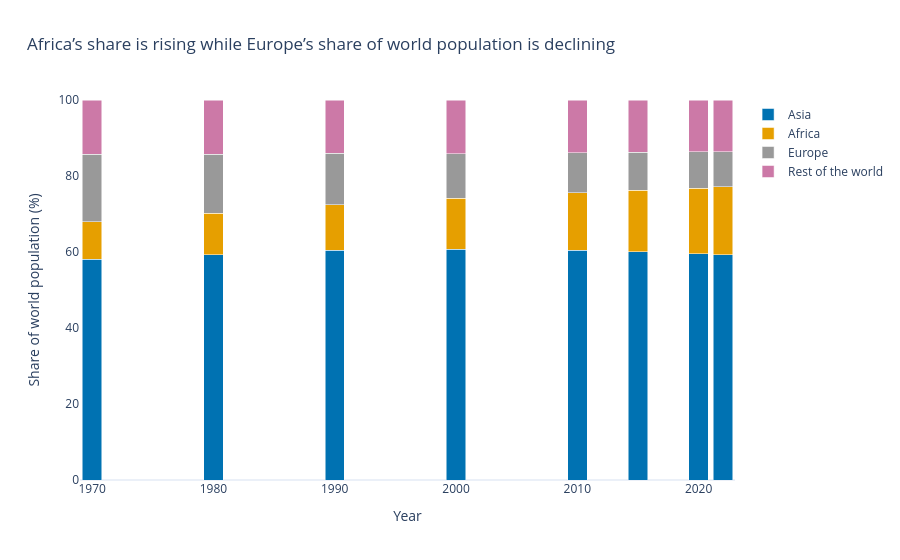

This figure's notebook cell:
### Markdown cell above
**Chart choice & justification:** *Which chart did you choose, and why? Justify design choices.

*YOUR ANSWER HERE*

A 100% stacked bar chart is appropriate because the question concerns changes in proportions rather than absolute population. Each bar represents 100% of the world population in a given year, making it easy to compare the changing shares of Africa, Asia, Europe and the rest of the world.

### Code cell
# Q7 — World population shares by continent over time

# Group the three remaining continents
df_long['Region Group'] = np.where(
    df_long['Continent'].isin(['Africa', 'Asia', 'Europe']),
    df_long['Continent'],
    'Rest of the world'
)

# Aggregate population by year and region
shares = (
    df_long.groupby(['Year', 'Region Group'])['Population']
    .sum()
    .reset_index()
)

# Calculate world population share
shares['World Share (%)'] = (
    shares['Population']
    / shares.groupby('Year')['Population'].transform('sum')
    * 100
)

# Set order of categories
region_order = [
    'Asia',
    'Africa',
    'Europe',
    'Rest of the world'
]

shares['Region Group'] = pd.Categorical(
    shares['Region Group'],
    categories=region_order,
    ordered=True
)

shares = shares.sort_values(['Year', 'Region Group'])

# Calculate change in share between 1970 and 2022
share_comparison = shares.pivot(
    index='Region Group',
    columns='Year',
    values='World Share (%)'
)

share_comparison['Change (percentage points)'] = (
    share_comparison[2022] - share_comparison[1970]
)

print("Change in world population share (1970–2022):")
print(share_comparison[[1970, 2022, 'Change (percentage points)']].round(2))

fig = px.bar(
    shares,
    x='Year',
    y='World Share (%)',
    color='Region Group',
    barmode='stack',
    title='Africa’s share is rising while Europe’s share of world population is declining',
    category_orders={'Region Group': region_order},
    color_discrete_map={
        'Asia': '#0072B2',
        'Africa': '#E69F00',
        'Europe': '#999999',
        'Rest of the world': '#CC79A7'
    },
    labels={
        'Year': 'Year',
        'World Share (%)': 'Share of world population (%)',
        'Region Group': ''
    },
    template='plotly_white'
)

fig.update_layout(
    title_x=0.03,
    legend_title_text='',
    yaxis_range=[0, 100],
    xaxis_showgrid=False,
    yaxis_showgrid=False,
    hovermode='x unified'
)

fig.update_traces(
    marker=dict(line=dict(width=0.5, color='white'))
)

fig.show()

### Figure 1 — Plotly figure (JSON) as saved in the notebook; plotly's stock layout.template omitted (floating-point values rounded to 4 significant figures)
{"data": [{"hovertemplate": "=Asia<br>Year=%{x}<br>Share of world population (%)=%{y}<extra></extra>", "legendgroup": "Asia", "marker": {"color": "#0072B2", "line": {"color": "white", "width": 0.5}, "pattern": {"shape": ""}}, "name": "Asia", "orientation": "v", "showlegend": true, "textposition": "auto", "type": "bar", "x": [1970, 1980, 1990, 2000, 2010, 2015, 2020, 2022], "xaxis": "x", "y": [58.06, 59.32, 60.41, 60.76, 60.43, 60.05, 59.48, 59.21], "yaxis": "y"}, {"hovertemplate": "=Africa<br>Year=%{x}<br>Share of world population (%)=%{y}<extra></extra>", "legendgroup": "Africa", "marker": {"color": "#E69F00", "line": {"color": "white", "width": 0.5}, "pattern": {"shape": ""}}, "name": "Africa", "orientation": "v", "showlegend": true, "textposition": "auto", "type": "bar", "x": [1970, 1980, 1990, 2000, 2010, 2015, 2020, 2022], "xaxis": "x", "y": [9.893, 10.84, 12.01, 13.32, 15.11, 16.18, 17.36, 17.89], "yaxis": "y"}, {"hovertemplate": "=Europe<br>Year=%{x}<br>Share of world population (%)=%{y}<extra></extra>", "legendgroup": "Europe", "marker": {"color": "#999999", "line": {"color": "white", "width": 0.5}, "pattern": {"shape": ""}}, "name": "Europe", "orientation": "v", "showlegend": true, "textposition": "auto", "type": "bar", "x": [1970, 1980, 1990, 2000, 2010, 2015, 2020, 2022], "xaxis": "x", "y": [17.76, 15.59, 13.55, 11.81, 10.53, 9.987, 9.514, 9.32], "yaxis": "y"}, {"hovertemplate": "=Rest of the world<br>Year=%{x}<br>Share of world population (%)=%{y}<extra></extra>", "legendgroup": "Rest of the world", "marker": {"color": "#CC79A7", "line": {"color": "white", "width": 0.5}, "pattern": {"shape": ""}}, "name": "Rest of the world", "orientation": "v", "showlegend": true, "textposition": "auto", "type": "bar", "x": [1970, 1980, 1990, 2000, 2010, 2015, 2020, 2022], "xaxis": "x", "y": [14.29, 14.25, 14.02, 14.1, 13.93, 13.79, 13.65, 13.57], "yaxis": "y"}], "layout": {"barmode": "stack", "hovermode": "x unified", "legend": {"title": {"text": ""}, "tracegroupgap": 0}, "title": {"text": "Africa’s share is rising while Europe’s share of world population is declining", "x": 0.03}, "xaxis": {"anchor": "y", "domain": [0, 1], "showgrid": false, "title": {"text": "Year"}}, "yaxis": {"anchor": "x", "domain": [0, 1], "range": [0, 100], "showgrid": false, "title": {"text": "Share of world population (%)"}}}}
